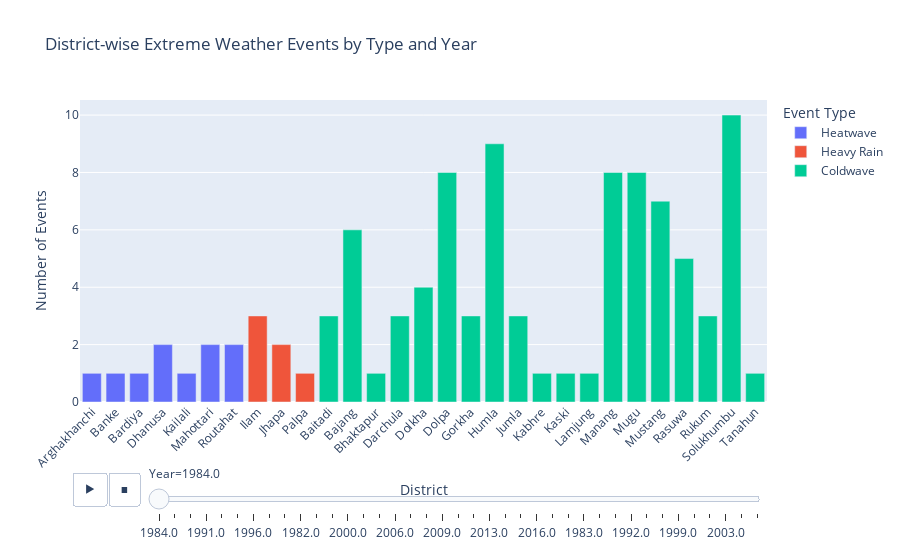

The cell this chart's notebook holds for it:
### Code cell
# Extract year from date
extreme_events['year'] = extreme_events['date'].dt.year

# Group by district, event type, and year
district_extreme_summary = extreme_events.groupby(['district', 'event_type', 'year']).size().reset_index(name='count')

# Check
print(district_extreme_summary.head(10))

import plotly.express as px

fig = px.bar(
    district_extreme_summary,
    x='district',
    y='count',
    color='event_type',
    animation_frame='year',  
    title='District-wise Extreme Weather Events by Type and Year',
    labels={'count': 'Number of Events', 'district': 'District', 'event_type': 'Event Type', 'year': 'Year'},
)

fig.update_layout(
    xaxis_tickangle=-45,
    barmode='group',
    transition={'duration': 500},
)
fig.show()

# Mock: Average lat/lon per district (already done before)
district_coords = df.groupby('district')[['lat', 'lon']].mean().reset_index()

# Merge with extreme event counts
district_map_df = district_extreme_summary.merge(district_coords, on='district', how='left')

# Plot map
fig = px.scatter_geo(
    district_map_df,
    lat='lat',
    lon='lon',
    text='district',
    size='count',
    color='event_type',
    animation_frame='year',
    scope='asia',
    title='Extreme Weather Events Map Across Nepal Districts Over Years',
    labels={'count': 'Extreme Event Count', 'district': 'District', 'year': 'Year'},
)

fig.update_layout(
    geo=dict(
        center=dict(lat=28.3949, lon=84.1240),
        projection_scale=5,
        showland=True,
    ),
    width=1200, 
    height=800, 
    margin={"r":0,"t":50,"l":0,"b":0}
)


fig.show()

### Figure 1 — Plotly figure (JSON) as saved in the notebook; plotly's stock layout.template omitted (floating-point values rounded to 4 significant figures)
{"data": [{"hovertemplate": "Event Type=Heatwave<br>Year=1984.0<br>District=%{x}<br>Number of Events=%{y}<extra></extra>", "legendgroup": "Heatwave", "marker": {"color": "#636efa", "pattern": {"shape": ""}}, "name": "Heatwave", "orientation": "v", "showlegend": true, "textposition": "auto", "type": "bar", "x": ["Arghakhanchi", "Banke", "Bardiya", "Dhanusa", "Kailali", "Mahottari", "Routahat"], "xaxis": "x", "y": [1, 1, 1, 2, 1, 2, 2], "yaxis": "y"}, {"hovertemplate": "Event Type=Heavy Rain<br>Year=1984.0<br>District=%{x}<br>Number of Events=%{y}<extra></extra>", "legendgroup": "Heavy Rain", "marker": {"color": "#EF553B", "pattern": {"shape": ""}}, "name": "Heavy Rain", "orientation": "v", "showlegend": true, "textposition": "auto", "type": "bar", "x": ["Ilam", "Jhapa", "Palpa"], "xaxis": "x", "y": [3, 2, 1], "yaxis": "y"}, {"hovertemplate": "Event Type=Coldwave<br>Year=1984.0<br>District=%{x}<br>Number of Events=%{y}<extra></extra>", "legendgroup": "Coldwave", "marker": {"color": "#00cc96", "pattern": {"shape": ""}}, "name": "Coldwave", "orientation": "v", "showlegend": true, "textposition": "auto", "type": "bar", "x": ["Baitadi", "Bajang", "Bhaktapur", "Darchula", "Dolkha", "Dolpa", "Gorkha", "Humla", "Jumla", "Kabhre", "Kaski", "Lamjung", "Manang", "Mugu", "Mustang", "Rasuwa", "Rukum", "Solukhumbu", "Tanahun"], "xaxis": "x", "y": [3, 6, 1, 3, 4, 8, 3, 9, 3, 1, 1, 1, 8, 8, 7, 5, 3, 10, 1], "yaxis": "y"}], "layout": {"barmode": "group", "legend": {"title": {"text": "Event Type"}, "tracegroupgap": 0}, "sliders": [{"active": 0, "currentvalue": {"prefix": "Year="}, "len": 0.9, "pad": {"b": 10, "t": 60}, "steps": [{"args": [["1984.0"], {"frame": {"duration": 0, "redraw": true}, "fromcurrent": true, "mode": "immediate", "transition": {"duration": 0, "easing": "linear"}}], "label": "1984.0", "method": "animate"}, {"args": [["1987.0"], {"frame": {"duration": 0, "redraw": true}, "fromcurrent": true, "mode": "immediate", "transition": {"duration": 0, "easing": "linear"}}], "label": "1987.0", "method": "animate"}, {"args": [["1988.0"], {"frame": {"duration": 0, "redraw": true}, "fromcurrent": true, "mode": "immediate", "transition": {"duration": 0, "easing": "linear"}}], "label": "1988.0", "method": "animate"}, {"args": [["1991.0"], {"frame": {"duration": 0, "redraw": true}, "fromcurrent": true, "mode": "immediate", "transition": {"duration": 0, "easing": "linear"}}], "label": "1991.0", "method": "animate"}, {"args": [["1994.0"], {"frame": {"duration": 0, "redraw": true}, "fromcurrent": true, "mode": "immediate", "transition": {"duration": 0, "easing": "linear"}}], "label": "1994.0", "method": "animate"}, {"args": [["1995.0"], {"frame": {"duration": 0, "redraw": true}, "fromcurrent": true, "mode": "immediate", "transition": {"duration": 0, "easing": "linear"}}], "label": "1995.0", "method": "animate"}, {"args": [["1996.0"], {"frame": {"duration": 0, "redraw": true}, "fromcurrent": true, "mode": "immediate", "transition": {"duration": 0, "easing": "linear"}}], "label": "1996.0", "method": "animate"}, {"args": [["2012.0"], {"frame": {"duration": 0, "redraw": true}, "fromcurrent": true, "mode": "immediate", "transition": {"duration": 0, "easing": "linear"}}], "label": "2012.0", "method": "animate"}, {"args": [["1981.0"], {"frame": {"duration": 0, "redraw": true}, "fromcurrent": true, "mode": "immediate", "transition": {"duration": 0, "easing": "linear"}}], "label": "1981.0", "method": "animate"}, {"args": [["1982.0"], {"frame": {"duration": 0, "redraw": true}, "fromcurrent": true, "mode": "immediate", "transition": {"duration": 0, "easing": "linear"}}], "label": "1982.0", "method": "animate"}, {"args": [["1990.0"], {"frame": {"duration": 0, "redraw": true}, "fromcurrent": true, "mode": "immediate", "transition": {"duration": 0, "easing": "linear"}}], "label": "1990.0", "method": "animate"}, {"args": [["1998.0"], {"frame": {"duration": 0, "redraw": true}, "fromcurrent": true, "mode": "immediate", "transition": {"duration": 0, "easing": "linear"}}], "label": "1998.0", "method": "animate"}, {"args": [["2000.0"], {"frame": {"duration": 0, "redraw": true}, "fromcurrent": true, "mode": "immediate", "transition": {"duration": 0, "easing": "linear"}}], "label": "2000.0", "method": "animate"}, {"args": [["2004.0"], {"frame": {"duration": 0, "redraw": true}, "fromcurrent": true, "mode": "immediate", "transition": {"duration": 0, "easing": "linear"}}], "label": "2004.0", "method": "animate"}, {"args": [["2005.0"], {"frame": {"duration": 0, "redraw": true}, "fromcurrent": true, "mode": "immediate", "transition": {"duration": 0, "easing": "linear"}}], "label": "2005.0", "method": "animate"}, {"args": [["2006.0"], {"frame": {"duration": 0, "redraw": true}, "fromcurrent": true, "mode": "immediate", "transition": {"duration": 0, "easing": "linear"}}], "label": "2006.0", "method": "animate"}, {"args": [["2007.0"], {"frame": {"duration": 0, "redraw": true}, "fromcurrent": true, "mode": "immediate", "transition": {"duration": 0, "easing": "linear"}}], "label": "2007.0", "method": "animate"}, {"args": [["2008.0"], {"frame": {"duration": 0, "redraw": true}, "fromcurrent": true, "mode": "immediate", "transition": {"duration": 0, "easing": "linear"}}], "label": "2008.0", "method": "animate"}, {"args": [["2009.0"], {"frame": {"duration": 0, "redraw": true}, "fromcurrent": true, "mode": "immediate", "transition": {"duration": 0, "easing": "linear"}}], "label": "2009.0", "method": "animate"}, {"args": [["2010.0"], {"frame": {"duration": 0, "redraw": true}, "fromcurrent": true, "mode": "immediate", "transition": {"duration": 0, "easing": "linear"}}], "label": "2010.0", "method": "animate"}, {"args": [["2011.0"], {"frame": {"duration": 0, "redraw": true}, "fromcurrent": true, "mode": "immediate", "transition": {"duration": 0, "easing": "linear"}}], "label": "2011.0", "method": "animate"}, {"args": [["2013.0"], {"frame": {"duration": 0, "redraw": true}, "fromcurrent": true, "mode": "immediate", "transition": {"duration": 0, "easing": "linear"}}], "label": "2013.0", "method": "animate"}, {"args": [["2014.0"], {"frame": {"duration": 0, "redraw": true}, "fromcurrent": true, "mode": "immediate", "transition": {"duration": 0, "easing": "linear"}}], "label": "2014.0", "method": "animate"}, {"args": [["2015.0"], {"frame": {"duration": 0, "redraw": true}, "fromcurrent": true, "mode": "immediate", "transition": {"duration": 0, "easing": "linear"}}], "label": "2015.0", "method": "animate"}, {"args": [["2016.0"], {"frame": {"duration": 0, "redraw": true}, "fromcurrent": true, "mode": "immediate", "transition": {"duration": 0, "easing": "linear"}}], "label": "2016.0", "method": "animate"}, {"args": [["2017.0"], {"frame": {"duration": 0, "redraw": true}, "fromcurrent": true, "mode": "immediate", "transition": {"duration": 0, "easing": "linear"}}], "label": "2017.0", "method": "animate"}, {"args": [["1985.0"], {"frame": {"duration": 0, "redraw": true}, "fromcurrent": true, "mode": "immediate", "transition": {"duration": 0, "easing": "linear"}}], "label": "1985.0", "method": "animate"}, {"args": [["1983.0"], {"frame": {"duration": 0, "redraw": true}, "fromcurrent": true, "mode": "immediate", "transition": {"duration": 0, "easing": "linear"}}], "label": "1983.0", "method": "animate"}, {"args": [["1986.0"], {"frame": {"duration": 0, "redraw": true}, "fromcurrent": true, "mode": "immediate", "transition": {"duration": 0, "easing": "linear"}}], "label": "1986.0", "method": "animate"}, {"args": [["1989.0"], {"frame": {"duration": 0, "redraw": true}, "fromcurrent": true, "mode": "immediate", "transition": {"duration": 0, "easing": "linear"}}], "label": "1989.0", "method": "animate"}, {"args": [["1992.0"], {"frame": {"duration": 0, "redraw": true}, "fromcurrent": true, "mode": "immediate", "transition": {"duration": 0, "easing": "linear"}}], "label": "1992.0", "method": "animate"}, {"args": [["1993.0"], {"frame": {"duration": 0, "redraw": true}, "fromcurrent": true, "mode": "immediate", "transition": {"duration": 0, "easing": "linear"}}], "label": "1993.0", "method": "animate"}, {"args": [["1997.0"], {"frame": {"duration": 0, "redraw": true}, "fromcurrent": true, "mode": "immediate", "transition": {"duration": 0, "easing": "linear"}}], "label": "1997.0", "method": "animate"}, {"args": [["1999.0"], {"frame": {"duration": 0, "redraw": true}, "fromcurrent": true, "mode": "immediate", "transition": {"duration": 0, "easing": "linear"}}], "label": "1999.0", "method": "animate"}, {"args": [["2001.0"], {"frame": {"duration": 0, "redraw": true}, "fromcurrent": true, "mode": "immediate", "transition": {"duration": 0, "easing": "linear"}}], "label": "2001.0", "method": "animate"}, {"args": [["2002.0"], {"frame": {"duration": 0, "redraw": true}, "fromcurrent": true, "mode": "immediate", "transition": {"duration": 0, "easing": "linear"}}], "label": "2002.0", "method": "animate"}, {"args": [["2003.0"], {"frame": {"duration": 0, "redraw": true}, "fromcurrent": true, "mode": "immediate", "transition": {"duration": 0, "easing": "linear"}}], "label": "2003.0", "method": "animate"}, {"args": [["2018.0"], {"frame": {"duration": 0, "redraw": true}, "fromcurrent": true, "mode": "immediate", "transition": {"duration": 0, "easing": "linear"}}], "label": "2018.0", "method": "animate"}, {"args": [["2019.0"], {"frame": {"duration": 0, "redraw": true}, "fromcurrent": true, "mode": "immediate", "transition": {"duration": 0, "easing": "linear"}}], "label": "2019.0", "method": "animate"}], "x": 0.1, "xanchor": "left", "y": 0, "yanchor": "top"}], "title": {"text": "District-wise Extreme Weather Events by Type and Year"}, "transition": {"duration": 500}, "updatemenus": [{"buttons": [{"args": [null, {"frame": {"duration": 500, "redraw": true}, "fromcurrent": true, "mode": "immediate", "transition": {"duration": 500, "easing": "linear"}}], "label": "&#9654;", "method": "animate"}, {"args": [[null], {"frame": {"duration": 0, "redraw": true}, "fromcurrent": true, "mode": "immediate", "transition": {"duration": 0, "easing": "linear"}}], "label": "&#9724;", "method": "animate"}], "direction": "left", "pad": {"r": 10, "t": 70}, "showactive": false, "type": "buttons", "x": 0.1, "xanchor": "right", "y": 0, "yanchor": "top"}], "xaxis": {"anchor": "y", "domain": [0, 1], "tickangle": -45, "title": {"text": "District"}}, "yaxis": {"anchor": "x", "domain": [0, 1], "title": {"text": "Number of Events"}}}}
